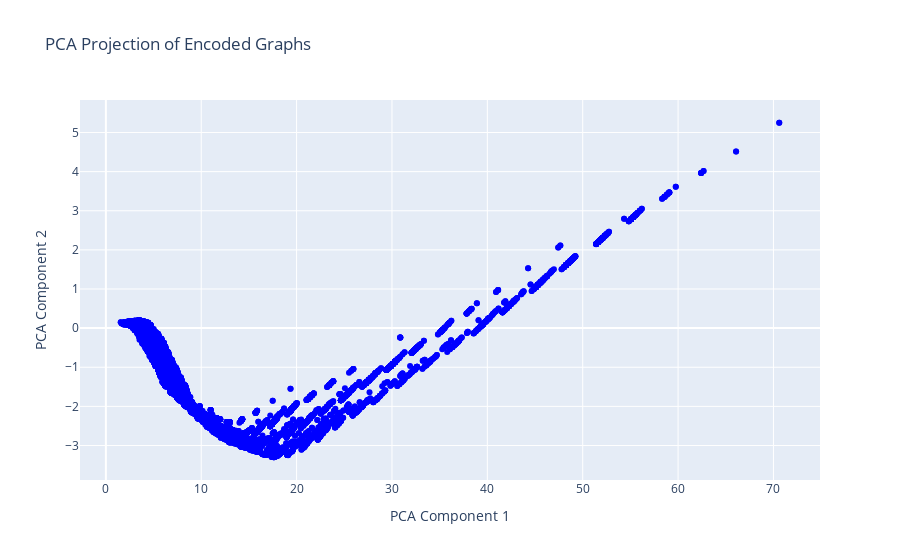

The code cell stored with this chart in its notebook:
### Code cell
fig = go.Figure()

fig.add_trace(
    go.Scatter(
        x=pca_proj[:, 0].detach().numpy(),
        y=pca_proj[:, 1].detach().numpy(),
        mode="markers",
        marker=dict(color="blue"),
    )
)

fig.update_layout(
    title="PCA Projection of Encoded Graphs",
    xaxis_title="PCA Component 1",
    yaxis_title="PCA Component 2",
)

fig.show()

### Figure 1 — Plotly figure (JSON) as saved in the notebook; plotly's stock layout.template omitted (floating-point values rounded to 4 significant figures; data arrays with more than 128 entries replaced by an {"elided": "..."} marker saying what was removed)
{"data": [{"marker": {"color": "blue"}, "mode": "markers", "type": "scatter", "x": {"elided": "20000 float values"}, "y": {"elided": "20000 float values"}}], "layout": {"title": {"text": "PCA Projection of Encoded Graphs"}, "xaxis": {"title": {"text": "PCA Component 1"}}, "yaxis": {"title": {"text": "PCA Component 2"}}}}
